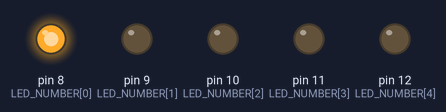
The sketch below on a simulated Arduino Uno, built with avr-gcc and run on an emulated ATmega328P. Parts: output pins drawn as LEDs (lit = HIGH).

Above: at 0.05 s.
At 0.55 s:
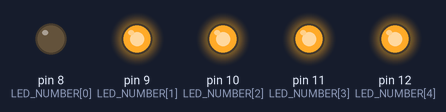
At 1.15 s:
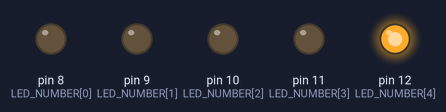
At 1.75 s:
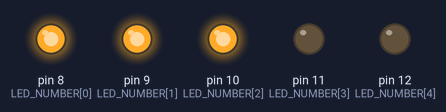
At 2.35 s:
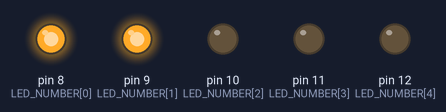
At 4.3 s:
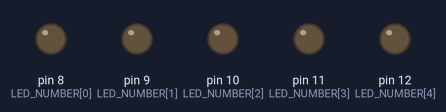
Timing chart, 0 to 5.1 s (numbered marks = the images above):
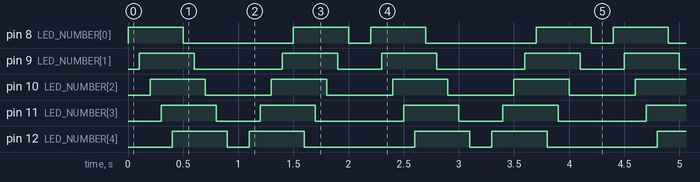

The sketch:

RunningLEDLights2.ino
```cpp
/*
   Running LED lights

   Use Digital pin 13 to pin 10 as output to
   turn On/OFF the LED every 1 sec.

*/
int LED_NUMBER[] = {8, 9, 10, 11, 12};
int DEL1 = 100;
int DEL2 = 100;

void setup() {

  for (int i = 0; i <= 4; i++) {
    pinMode(LED_NUMBER[i], OUTPUT);
  }

}

void loop() {

  ASCEND();
  delay(DEL1);
  DESCEND();
  delay(DEL1);

}

void ASCEND() {
  for (int i = 0; i <= 4; i++) {
    digitalWrite(LED_NUMBER[i], HIGH);
    delay(DEL2);
  }
  for (int i = 0; i <= 4; i++) {
    digitalWrite(LED_NUMBER[i], LOW);
    delay(DEL2);
  }
}
void DESCEND() {
  for (int i = 4; i >= 0; i--) {
    digitalWrite(LED_NUMBER[i], HIGH);
    delay(DEL2);
  }
  for (int i = 4; i >= 0; i--) {
    digitalWrite(LED_NUMBER[i], LOW);
    delay(DEL2);
  }
}
```

Measured:
- by itself, pin 8 (LED_NUMBER[0]): repeats every 2.2 s: LOW 1.0 s, HIGH 0.50 s, LOW 0.20 s, HIGH 0.50 s
- by itself, pin 9 (LED_NUMBER[1]): repeats every 2.2 s: LOW 0.80 s, HIGH 0.50 s, LOW 0.40 s, HIGH 0.50 s
- by itself, pin 10 (LED_NUMBER[2]): alternates HIGH for 0.50 s and LOW for 0.60 s
- by itself, pin 11 (LED_NUMBER[3]): repeats every 2.2 s: LOW 0.40 s, HIGH 0.50 s, LOW 0.80 s, HIGH 0.50 s
- by itself, pin 12 (LED_NUMBER[4]): repeats every 2.2 s: LOW 0.20 s, HIGH 0.50 s, LOW 1.0 s, HIGH 0.50 s
